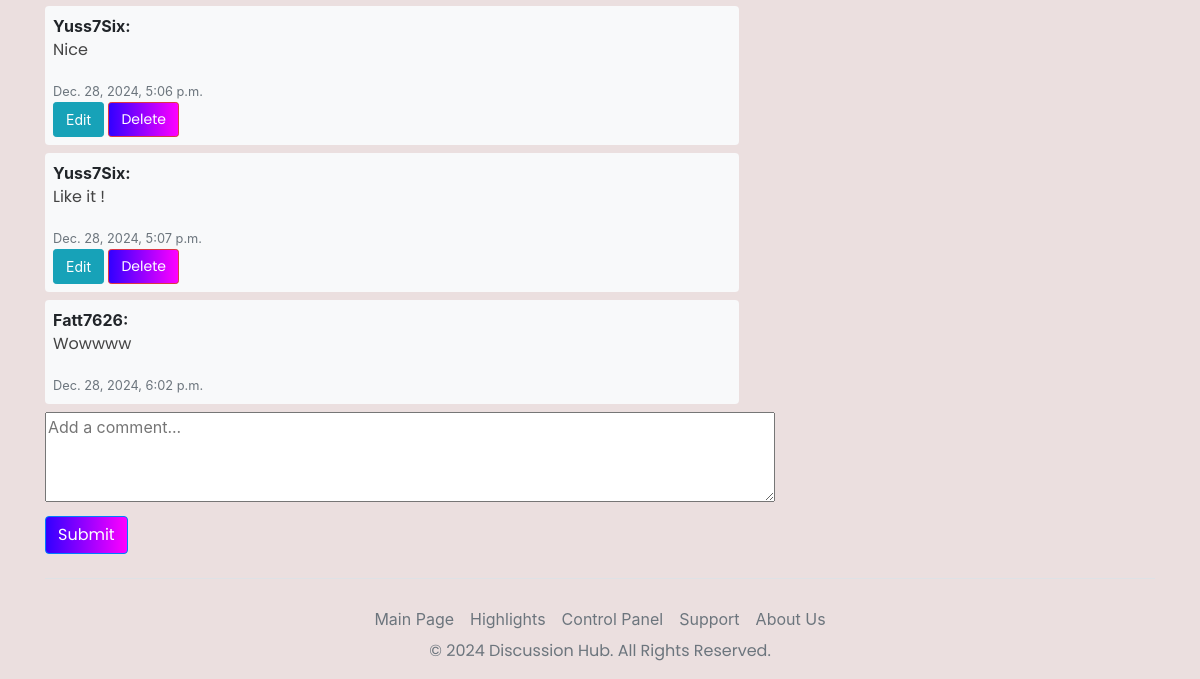
Before: /post/3/ (signed in, lower part) with the older database file.
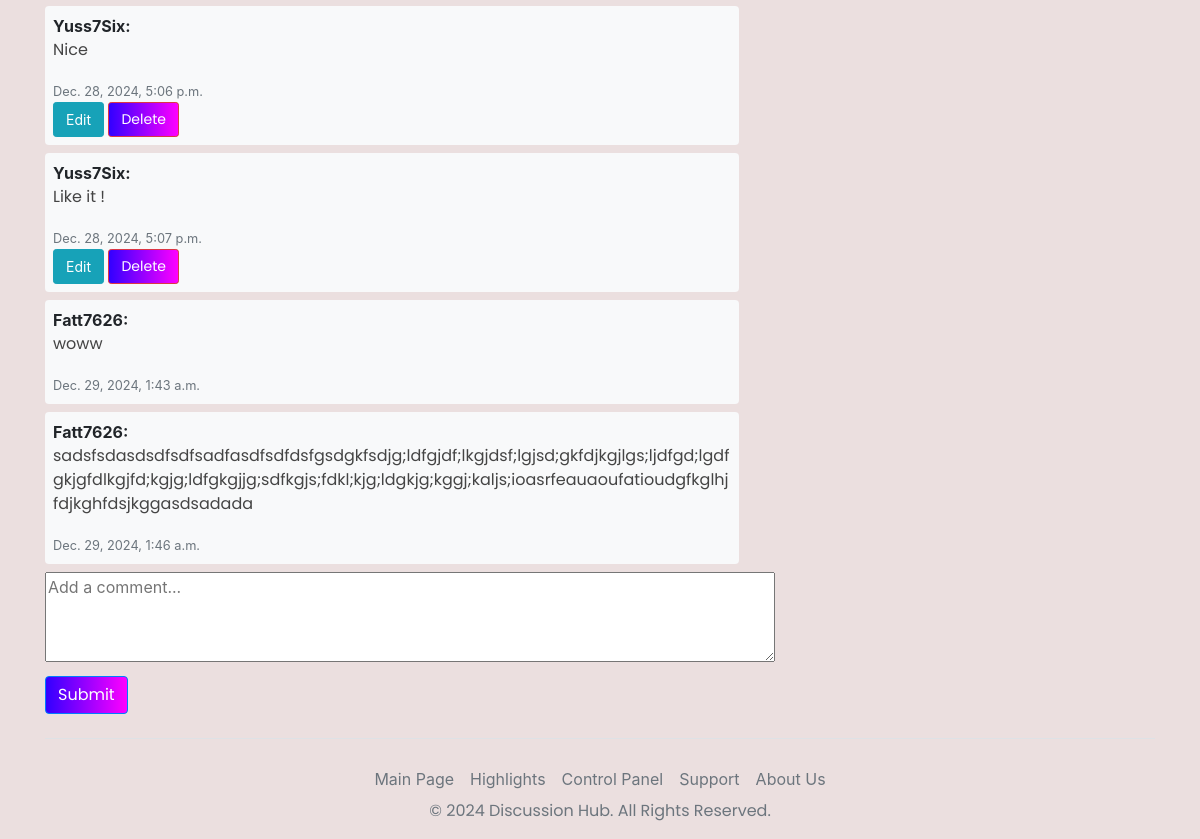
After: the same page with the newer database file.
### blog/models.py (models this page shows, shortened)
class Comment(models.Model):
    post = models.ForeignKey(Post, related_name='comments', on_delete=models.CASCADE)
    author = models.ForeignKey(User, on_delete=models.CASCADE)
    content = models.TextField()
    created_at = models.DateTimeField(auto_now_add=True)

### blog/views.py (the view)
# urls.py: path('post/<int:pk>/', PostDetailView.as_view(), name="blog-detail"),
class PostDetailView(LoginRequiredMixin, DetailView):
    model = Post
    template_name = 'blog/post_detail.html'
    context_object_name = 'post'  # Name the context object for access in the template
    def get_context_data(self, **kwargs):
        context = super().get_context_data(**kwargs)
        context['comments'] = self.object.comments.all()  # Include comments in context
        context['comment_form'] = CommentForm()  # Initialize the comment form
        return context
    def post(self, request, *args, **kwargs):
        self.object = self.get_object()
        form = CommentForm(request.POST)  # Create a form instance with submitted data
        if form.is_valid():
            comment = form.save(commit=False)
            comment.post = self.object  # Link the comment to the post
            comment.author = request.user  # Set the comment author
            comment.save()  # Save the comment
            messages.success(request, 'Your comment has been added!')
            return redirect('blog-detail', pk=self.object.id)  # Redirect back to post detail
        context = self.get_context_data()
        context['comment_form'] = form  # Include the invalid form to show errors
        return self.render_to_response(context)

### blog/forms.py
class CommentForm(forms.ModelForm):
    class Meta:
        model = Comment
        fields = ['content']
        widgets = {
            'content': forms.Textarea(attrs={'placeholder': 'Add a comment...', 'rows': 4}),
        }

### blog/templates/blog/post_detail.html (shortened to what this page needs)
{% extends 'base.html' %}
{% block content %}
<div id="comments-section">
    {% for comment in object.comments.all %}
    <div class="comment bg-light p-2 rounded my-2">
        <strong>{{ comment.author.username }}:</strong>
        <p>{{ comment.content }}</p>
        <small class="text-muted">{{ comment.created_at }}</small>
        {% if comment.author == user %}
        <div>
            <a href="{% url 'update-comment' comment.id %}" class="btn btn-info btn-sm">Edit</a>
            <form method="POST" action="{% url 'delete-comment' comment.id %}" style="display:inline;">
                <button type="submit" class="btn btn-danger btn-sm">Delete</button>
            </form>
        </div>
        {% endif %}
    </div>
    {% empty %}
    <p>No comments yet.</p>
    {% endfor %}
</div>
{% if user.is_authenticated %}
<form method="POST" action="{% url 'blog-detail' object.id %}">
    <textarea name="content" class="comment-textarea" placeholder="Add a comment..." required></textarea>
    <button type="submit" class="btn btn-primary mt-2">Submit</button>
</form>
{% else %}
<p>You must be logged in to leave a comment.</p>
{% endif %}
{% endblock content %}

Changed rows visible on the page:
removed Comment: author.username "Fatt7626", content "Wowwww", created_at "Dec. 28, 2024, 6:02 p.m."
added Comment: author.username "Fatt7626", content "woww", created_at "Dec. 29, 2024, 1:43 a.m."
added Comment: author.username "Fatt7626", content "sadsfsdasdsdfsdfsadfasdfsdfdsfgsdgkfsdjg;ldfgjdf;lkgjdsf;lgjsd;gkfdjkgjlgs;ljdfgd;lgdfgkjgfdlkgjfd;kgjg;ldfgkgjjg;sdfkgjs;fdkl;kjg;ldgkjg;kggj;kaljs;ioasrfeauaoufatioudgfkglhjfdjkghfdsjkggasdsadada", created_at "Dec. 29, 2024, 1:46 a.m."
